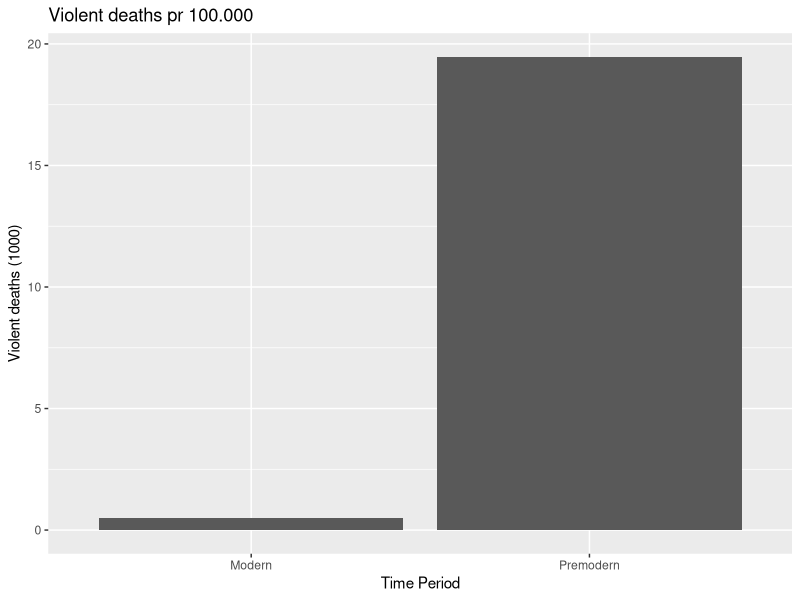

Recreate this plot in R.
install.packages("ggplot2")
install.packages("dplyr")

library('dplyr')
library("ggplot2")



mydata = read.csv("share-of-violent-deaths-non-state-societies.csv")  # read csv file 

mydata1 = read.csv("rate-of-violent-deaths-state-societies.csv")  # read csv file, is deaths pr 100.000
mydata2 = read.csv("share-of-violent-deaths-state-societies.csv")  # read csv file 
mydata3 = read.csv("share-of-violent-deaths-prehistoric-archeological-sites.csv")  # read csv file 

# mydata1 and mydata2 are modern, mydata and mydata3 are premodern, except mydata2[1,] which is ancient mexico

# create mean mortality premodern and modern, respectively

premodern <- merge(mydata, mydata3)

#calculating premodern average mortality

premodernsum <- mydata2[1,4] + sum(mydata[,4]) + sum(mydata3[,4])

premodern_number_rows <- nrow(mydata) + nrow(mydata3) + 1 # +1 since we include ancient mexico from mydata2

avg_premodern_mortality <- premodernsum/premodern_number_rows

#calculating modern average mortality

percentage_mortality <- mydata1[,4]/1000

modernsum <- sum(percentage_mortality) + sum(mydata2[2:5,4]) 

modern_number_rows <- length(mydata2[2:5,4]) + length(percentage_mortality) # +1 since we include ancient mexico from mydata2

avg_modern_mortality <- modernsum/modern_number_rows 

# Plotting modern vs premodern mortality rates


combined_mortality <- rbind(avg_modern_mortality,avg_premodern_mortality)
#data_frame(val = combined_mortality)

val <- tibble(combined_mortality)

names(val)[1] <- "Mortality"

library("ggplot2")

name = c("Modern","Premodern")


plot2 <- ggplot(val, aes(x=name , y=Mortality)) + geom_bar(stat = "identity") + ggtitle("Violent deaths pr 100.000") + ylab("Violent deaths (1000)") + xlab("Time Period")  # Y axis is explicit. 'stat=identity'
print(plot2)

